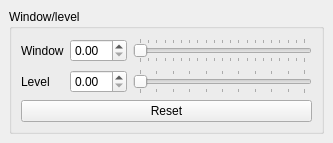
<?xml version="1.0" encoding="UTF-8"?>
<ui version="4.0">
 <class>WindowLevelWidget</class>
 <widget class="QWidget" name="WindowLevelWidget">
  <property name="geometry">
   <rect>
    <x>0</x>
    <y>0</y>
    <width>333</width>
    <height>126</height>
   </rect>
  </property>
  <property name="windowTitle">
   <string>Dialog</string>
  </property>
  <layout class="QVBoxLayout" name="verticalLayout">
   <property name="leftMargin">
    <number>9</number>
   </property>
   <property name="topMargin">
    <number>9</number>
   </property>
   <property name="rightMargin">
    <number>9</number>
   </property>
   <property name="bottomMargin">
    <number>9</number>
   </property>
   <item>
    <widget class="QGroupBox" name="groupBox">
     <property name="title">
      <string>Window/level</string>
     </property>
     <layout class="QVBoxLayout" name="verticalLayout_2">
      <item>
       <layout class="QGridLayout" name="gridLayout">
        <property name="bottomMargin">
         <number>0</number>
        </property>
        <item row="1" column="0">
         <widget class="QLabel" name="levelLabel">
          <property name="text">
           <string>Level</string>
          </property>
         </widget>
        </item>
        <item row="1" column="1">
         <widget class="QDoubleSpinBox" name="levelDoubleSpinBox"/>
        </item>
        <item row="0" column="2">
         <widget class="QSlider" name="windowHorizontalSlider">
          <property name="maximum">
           <number>100</number>
          </property>
          <property name="pageStep">
           <number>5</number>
          </property>
          <property name="orientation">
           <enum>Qt::Horizontal</enum>
          </property>
          <property name="tickPosition">
           <enum>QSlider::TicksBothSides</enum>
          </property>
         </widget>
        </item>
        <item row="1" column="2">
         <widget class="QSlider" name="levelHorizontalSlider">
          <property name="maximum">
           <number>100</number>
          </property>
          <property name="orientation">
           <enum>Qt::Horizontal</enum>
          </property>
          <property name="tickPosition">
           <enum>QSlider::TicksBothSides</enum>
          </property>
         </widget>
        </item>
        <item row="0" column="1">
         <widget class="QDoubleSpinBox" name="windowDoubleSpinBox"/>
        </item>
        <item row="0" column="0">
         <widget class="QLabel" name="windowLabel">
          <property name="text">
           <string>Window</string>
          </property>
         </widget>
        </item>
        <item row="2" column="0" colspan="3">
         <layout class="QHBoxLayout" name="horizontalLayout">
          <property name="bottomMargin">
           <number>0</number>
          </property>
          <item>
           <widget class="QPushButton" name="resetPushButton">
            <property name="text">
             <string>Reset</string>
            </property>
           </widget>
          </item>
         </layout>
        </item>
       </layout>
      </item>
     </layout>
    </widget>
   </item>
  </layout>
 </widget>
 <resources/>
 <connections/>
</ui>
